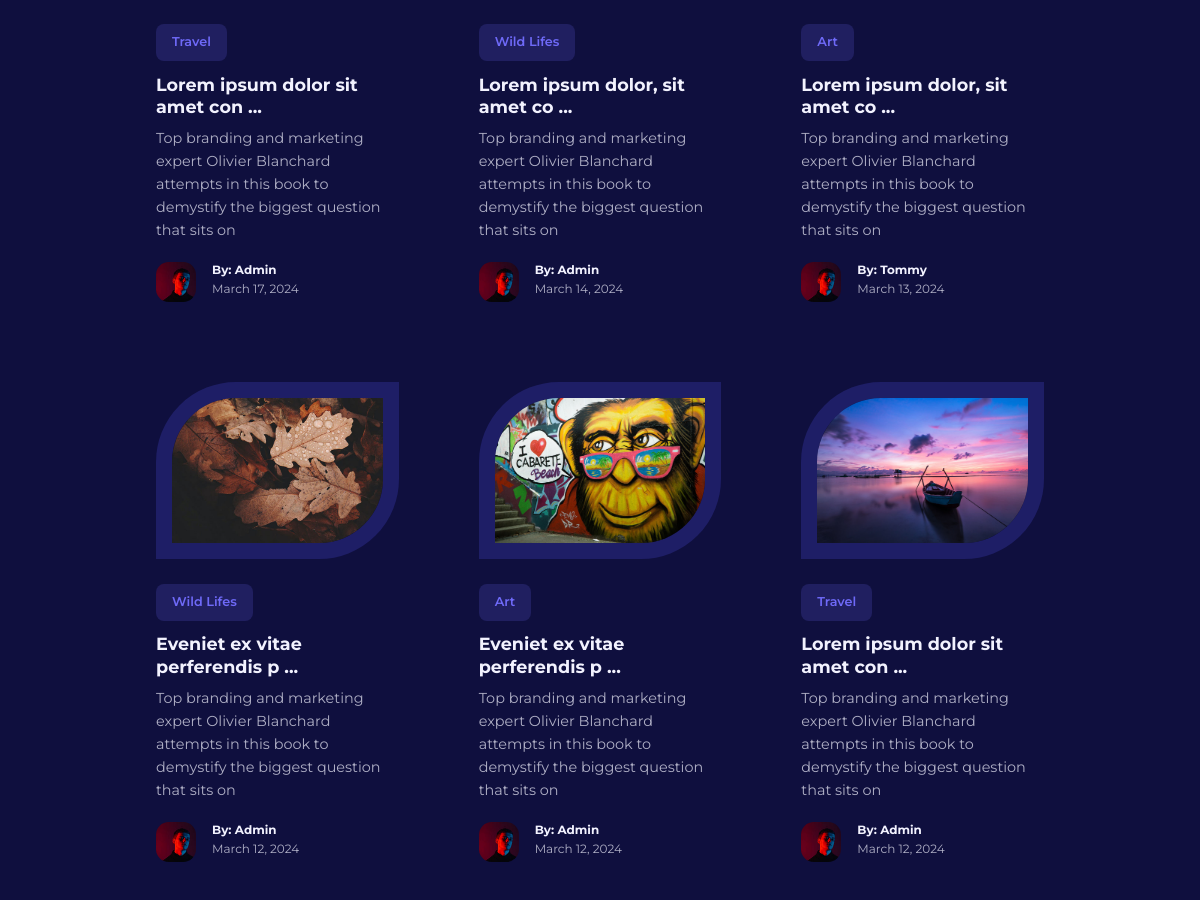
The page /blog/ (middle part) on the database as committed earlier.
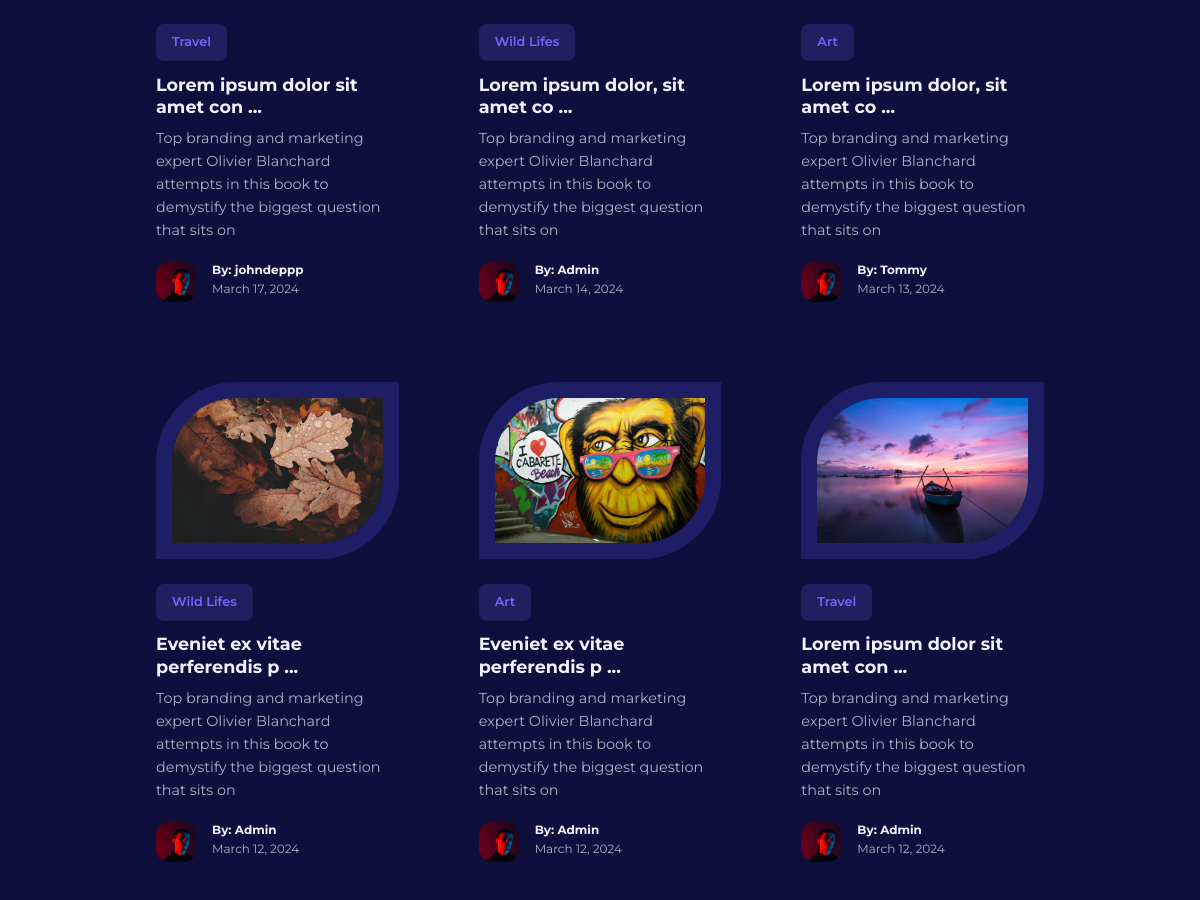
The same page on the database as committed later.
### store/models.py (models this page shows, shortened)
class PostModel(models.Model):
    title = models.CharField(max_length=100)
    category = models.ForeignKey(Category, on_delete=models.CASCADE, null=True)
    description = models.TextField(default='', blank=True, null=True)
    image = models.ImageField(upload_to='post_images/')
    published_in = models.DateField(auto_now_add=True)
    author = models.ForeignKey(User, on_delete=models.CASCADE)
    class Meta:
        ordering = ('-published_in',)

class Category(models.Model):
	name = models.CharField(max_length=50)
	def __str__(self):
		return self.name
	class Meta:
		verbose_name_plural = 'categories'

### store/views.py (the view)
# urls.py: 2. Add a URL to urlpatterns:  path('blog/', include('blog.urls'))
def blog(request):
	posts = PostModel.objects.all()
	return render(request,'store/blog.html',{'posts':posts})

### templates/store/blog.html (shortened to what this page needs)
{% extends "link.html" %}
{%load static %}
    {% block content %}
    <main>
      <section class="posts">
        <div class="container posts__container">
          {% for post in posts %}
          <article class="post">
            <div class="post__thumbnail">
              <img src=" {{ post.image.url }} " alt="" />
            </div>
            <div class="post__info">
              <a href="" class="category__button">{{post.category}}</a>
              <h3 class="post__title">
                <a href="/"
                  >{{post.title|slice:':30'}} ...</a
                >
              </h3>
              <p class="post__body">
                {{post.description | slice:":120"}}
              </p>
            </div>
            <div class="post__author">
              <div class="post__author-avatar">
                <img src="{%static 'images/Admin.jpg'%}" alt="" />
              </div>
              <div class="post__author-info">
                <h5>By: {{post.author.username}}</h5>
                <small>{{post.published_in}}</small>
              </div>
            </div>
          </article>
          {% endfor %}
        </div>
      </section>
    </main>
        {% endblock content %}

Rows that differ between the two databases and show on the page:
changed PostModel: author.username "Admin" → "johndeppp"
